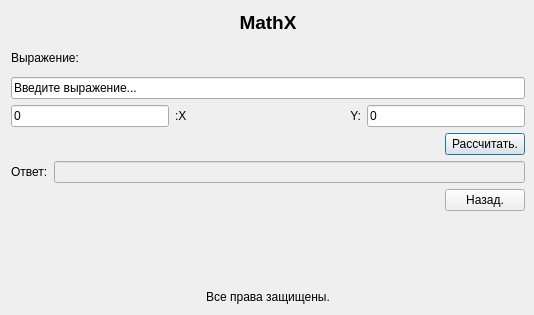
<?xml version="1.0" encoding="UTF-8"?>
<ui version="4.0">
 <class>Calc</class>
 <widget class="QDialog" name="Calc">
  <property name="geometry">
   <rect>
    <x>0</x>
    <y>0</y>
    <width>534</width>
    <height>315</height>
   </rect>
  </property>
  <property name="windowTitle">
   <string>&quot;Калькулятор&quot;</string>
  </property>
  <property name="sizeGripEnabled">
   <bool>false</bool>
  </property>
  <property name="modal">
   <bool>true</bool>
  </property>
  <layout class="QGridLayout" name="gridLayout">
   <property name="rightMargin">
    <number>9</number>
   </property>
   <item row="0" column="0">
    <layout class="QVBoxLayout" name="verticalLayout_8">
     <item>
      <widget class="QLabel" name="label_1">
       <property name="enabled">
        <bool>true</bool>
       </property>
       <property name="font">
        <font>
         <pointsize>14</pointsize>
         <weight>75</weight>
         <bold>true</bold>
        </font>
       </property>
       <property name="text">
        <string>MathX</string>
       </property>
       <property name="textFormat">
        <enum>Qt::AutoText</enum>
       </property>
       <property name="alignment">
        <set>Qt::AlignHCenter|Qt::AlignTop</set>
       </property>
      </widget>
     </item>
     <item>
      <widget class="QLabel" name="label_19">
       <property name="text">
        <string>Выражение:</string>
       </property>
      </widget>
     </item>
     <item>
      <widget class="QLineEdit" name="lineEdit">
       <property name="text">
        <string>Введите выражение...</string>
       </property>
      </widget>
     </item>
    </layout>
   </item>
   <item row="1" column="0">
    <layout class="QHBoxLayout" name="horizontalLayout_16">
     <item>
      <widget class="QLineEdit" name="lineEdit_2">
       <property name="text">
        <string>0</string>
       </property>
      </widget>
     </item>
     <item>
      <widget class="QLabel" name="label_24">
       <property name="text">
        <string>:X</string>
       </property>
      </widget>
     </item>
     <item>
      <spacer name="horizontalSpacer_12">
       <property name="orientation">
        <enum>Qt::Horizontal</enum>
       </property>
       <property name="sizeHint" stdset="0">
        <size>
         <width>40</width>
         <height>20</height>
        </size>
       </property>
      </spacer>
     </item>
     <item>
      <widget class="QLabel" name="label_23">
       <property name="layoutDirection">
        <enum>Qt::RightToLeft</enum>
       </property>
       <property name="text">
        <string>Y:</string>
       </property>
       <property name="alignment">
        <set>Qt::AlignRight|Qt::AlignTrailing|Qt::AlignVCenter</set>
       </property>
      </widget>
     </item>
     <item>
      <widget class="QLineEdit" name="lineEdit_3">
       <property name="text">
        <string>0</string>
       </property>
      </widget>
     </item>
    </layout>
   </item>
   <item row="2" column="0">
    <layout class="QHBoxLayout" name="horizontalLayout_15">
     <item>
      <spacer name="horizontalSpacer_11">
       <property name="orientation">
        <enum>Qt::Horizontal</enum>
       </property>
       <property name="sizeHint" stdset="0">
        <size>
         <width>40</width>
         <height>20</height>
        </size>
       </property>
      </spacer>
     </item>
     <item>
      <widget class="QPushButton" name="pushButton">
       <property name="text">
        <string>Рассчитать.</string>
       </property>
      </widget>
     </item>
    </layout>
   </item>
   <item row="3" column="0">
    <layout class="QHBoxLayout" name="horizontalLayout_14">
     <item>
      <widget class="QLabel" name="label_22">
       <property name="text">
        <string>Ответ:</string>
       </property>
      </widget>
     </item>
     <item>
      <widget class="QLineEdit" name="outputEdit">
       <property name="enabled">
        <bool>false</bool>
       </property>
      </widget>
     </item>
    </layout>
   </item>
   <item row="4" column="0">
    <layout class="QHBoxLayout" name="horizontalLayout_13">
     <item>
      <spacer name="horizontalSpacer_10">
       <property name="orientation">
        <enum>Qt::Horizontal</enum>
       </property>
       <property name="sizeHint" stdset="0">
        <size>
         <width>40</width>
         <height>20</height>
        </size>
       </property>
      </spacer>
     </item>
     <item>
      <widget class="QPushButton" name="pushButton_3">
       <property name="text">
        <string>Назад.</string>
       </property>
      </widget>
     </item>
    </layout>
   </item>
   <item row="5" column="0">
    <layout class="QVBoxLayout" name="verticalLayout_7">
     <item>
      <widget class="QLabel" name="label_21">
       <property name="text">
        <string>Все права защищены.</string>
       </property>
       <property name="alignment">
        <set>Qt::AlignBottom|Qt::AlignHCenter</set>
       </property>
      </widget>
     </item>
    </layout>
   </item>
  </layout>
 </widget>
 <resources/>
 <connections/>
</ui>
